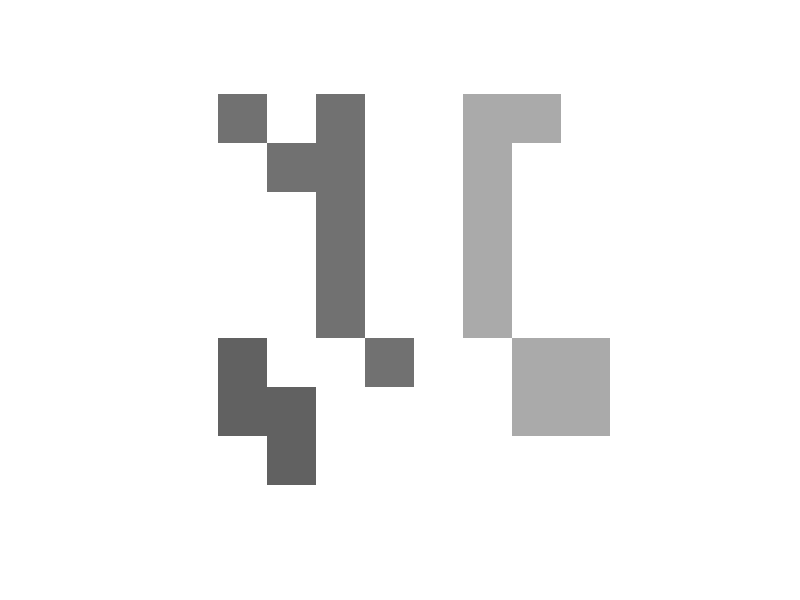

The MATLAB script that drew this image:
clear all
close all
clc

image = [
    0     1     0     1     1     0     0     1
    1     0     0     1     1     0     1     1
    1     1     0     1     1     0     1     1
    1     1     0     1     1     0     1     1
    1     1     0     1     1     0     1     1
    0     1     1     0     1     1     0     0
    0     0     1     1     1     1     0     0
    1     0     1     1     1     1     1     1
    ];

%------------------- User Config -------------------------
background_color = 1;
%---------------------------------------------------------



% ---------------- For fill image borders ----------------
[rows, cols] = size(image);

row_fill = ones(rows,1)'*background_color;
col_fill = ones(cols + 2,1)*background_color;

image = [row_fill;image;row_fill];
image = [col_fill image col_fill];
%--------------------------------------------------------


image_labels = ones(rows+2,cols+2)*background_color;

label = 1;
for row=2:rows
    for col=2:cols
        
        % If actual value is not backround value
        if(image(row,col)~=background_color)
            
            % search if any neighbor has a assigned label
            search_matrix = image_labels(row - 1 : row + 1, col-1:col+1);
            search_matrix_idx = search_matrix~=background_color;
            
            % create a vector with the labels of your neighbors
            flat_matrix = search_matrix(search_matrix_idx);
            flat_matrix = flat_matrix(:);
            
            
            % If the element has neighbors, with an assigned label,
            % it takes that value, otherwise it creates a new one.
            if(sum(search_matrix_idx(:))==0)
                %label = label + 1;
                label = rand();
            else
                for i =1:9
                    if(flat_matrix(i)~=0)
                        label = flat_matrix(i);
                        break;
                    end
                end
            end
            
            % Finds all non-background elements in the current group
            image_piece = image(row - 1 : row + 1, col-1:col+1);
            
            % Create a new group with de backround color, and the label
            % that was calculated before
            replace_matrix = ones(3,3)*background_color;
            replace_matrix(image_piece~=background_color) = label;
            
            % Replace the new group in the labels image
            image_labels(row - 1 : row + 1, col-1:col+1) = replace_matrix;
            
        end
    end
end

imshow(image_labels)
